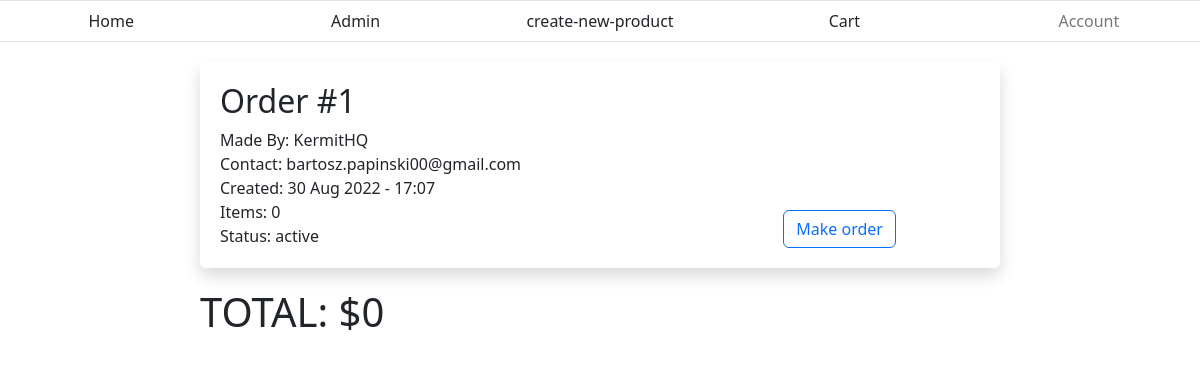
The app's page /cart/ (signed in), older data.
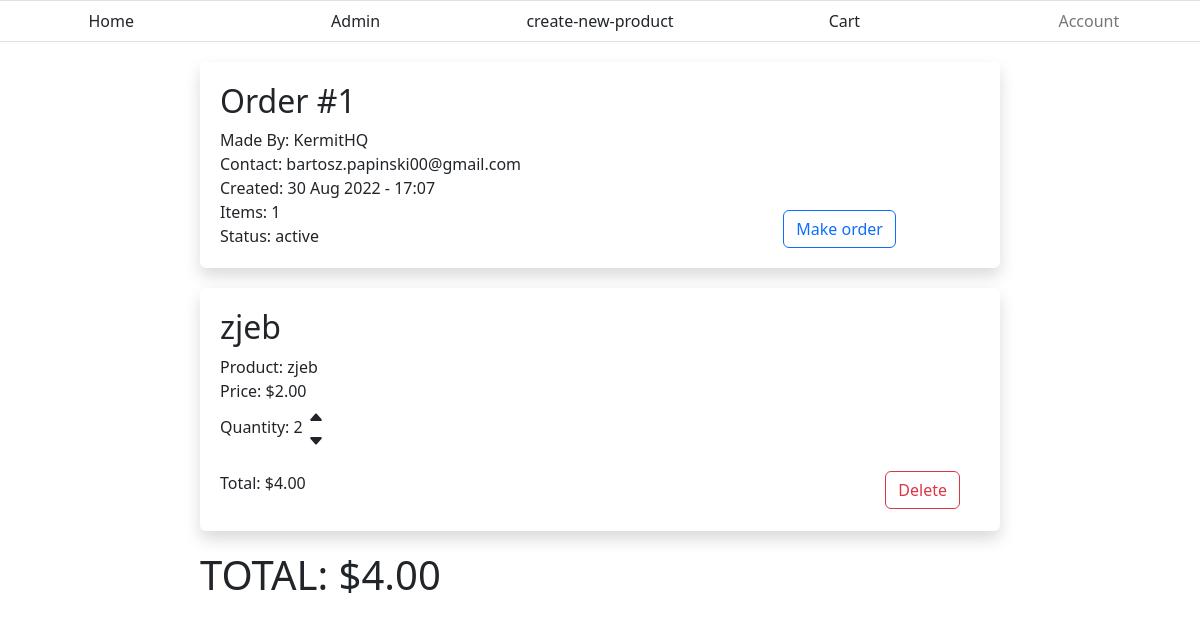
The same page, newer data.
### Ecommerce/models.py (models this page shows, shortened)
class OrderItem(models.Model):
	order = models.ForeignKey(Order, on_delete=models.CASCADE)
	item = models.ForeignKey(Product, on_delete=models.CASCADE)
	quantity = models.IntegerField()
	def get_total_price(self):
		price = self.item.price * self.quantity
		return price

class Product(models.Model):
	name = models.CharField(max_length=200)
	category = models.ForeignKey(Category, on_delete=models.CASCADE)
	availability = models.IntegerField()
	price = models.DecimalField(max_digits=5, decimal_places=2)

### Ecommerce/views.py (the view)
# urls.py: path('cart/', CartView, name="cart"),
@login_required
def CartView(request):
	context = {}
	order = Order.objects.get(user=request.user)
	ordered_products = OrderItem.objects.filter(order=order)
	total_price = 0
	for product in ordered_products:
		total_price += product.get_total_price()
	TOTAL_price = 0
	for item in order.orderitem_set.all():
		TOTAL_price += item.get_total_price()
	context['TOTAL'] = TOTAL_price
	context['total_price'] = total_price
	context['order'] = order
	context['ordered_products'] = ordered_products
	return render(request, "Ecommerce/cart.html", context)

### Account/models.py (called while the page is built)
	def __str__(self):
		return self.email

### Ecommerce/models.py (called while the page is built)
	def getStatus(self):
		if self.is_active:
			return "active"
		elif self.made:
			return "made"
		elif self.paid:
			return "paid"
		elif self.complete:
			return "completed"
		else:
			return "Something went wrong"

### Ecommerce/templates/Ecommerce/cart.html (shortened to what this page needs)
{% extends 'base.html' %}
{% block content %}
	<div class="order-data shadow bg-white rounded">
		<div>
			<div>
				<h2>Order #{{order.id}}</h2>
			</div>
			<div class="user-data">
				<p>Made By: {{order.user.username}}</p>
				<p>Contact: {{order.user}}</p>
				<p>Created: {{order.created|date:"d M Y - G:i"}}
				<p>Items: {{ordered_products.count}}</p>
				<p>Status: {{order.getStatus}}</p>
			</div>
		</div>
		<div class="filler">
		</div>
		<div class="filler">
		</div>
		{% if order.made == False %}
			<div class="buttons">
				<button onclick="MakeOrder({{order.id}})" type="button" class="btn btn-outline-primary">Make order</button>
			</div>
		{% else %}
			<div class="buttons">
				<button onclick="#" type="button" class="btn btn-outline-primary">Pay</button>
				<button onclick="CancelOrder({{order.id}})" type="button" class="btn btn-outline-danger">Cancel</button>
			</div>
		{% endif %}
	</div>
	<link rel="stylesheet" href="//code.jquery.com/ui/1.13.2/themes/base/jquery-ui.css">
	{% for product in ordered_products %}
		{% if product %}
			<div class="cart-data shadow bg-white rounded" id="{{product.id}}">
				<div class="item">
					<h2>{{product.item.name}}</h2>
				</div>
				<div class="product-data">
					<p>Product: {{product.item.name}}</p>
					<p id="price">Price: ${{product.item.price}}</p>
					<div class="product-quantity">
						<div class="quantity" id="testing">
							<p>Quantity: {{product.quantity}}</p>
						</div>
						{% if order.made == False %}
							<div class="change-quantity">
								<form method="POST">
									<a href="#"  data-orderItemId="{{product.id}}" class = "quantity-increase"><div >
										<svg xmlns="http://www.w3.org/2000/svg" width="16" height="16" fill="currentColor" class="bi bi-caret-up-fill" viewBox="0 0 16 16"><path d="m7.247 4.86-4.796 5.481c-.566.647-.106 1.659.753 1.659h9.592a1 1 0 0 0 .753-1.659l-4.796-5.48a1 1 0 0 0-1.506 0z"/></svg>
									</div>
									</a>
									<a href="#" data-orderItemId="{{product.id}}" class = "quantity-decrease"><div ><svg xmlns="http://www.w3.org/2000/svg" width="16" height="16" fill="currentColor" class="bi bi-caret-down-fill" viewBox="0 0 16 16"><path d="M7.247 11.14 2.451 5.658C1.885 5.013 2.345 4 3.204 4h9.592a1 1 0 0 1 .753 1.659l-4.796 5.48a1 1 0 0 1-1.506 0z"/></svg></div></a>
								</form>
							</div>
						{% endif %}
					</div>
				</div>
				<div class="cost">
					<div class="footer-item">
						<p id="total">Total: ${{product.get_total_price}}</p>
					</div>
					{% if order.made == False %}
					<div class="footer-item">
						<button onclick="Delete({{product.id}})" type="button" class="btn btn-outline-danger">Delete</button>
					</div>
					{% endif %}
				</div>
			</div>
		{% endif %}
	{% endfor %}
	<h1 id="TOTAL">TOTAL: ${{TOTAL}}</h1>
{% endblock content %}

Row changes from the older to the newer data that the page shows:
added OrderItem: item.name "zjeb", item.price "2.00", quantity "2", get_total_price "4.00"
Text that changed along with them:
{{ ordered_products.count }}: "0" → "1"
{{ TOTAL }}: "0" → "4.00"
